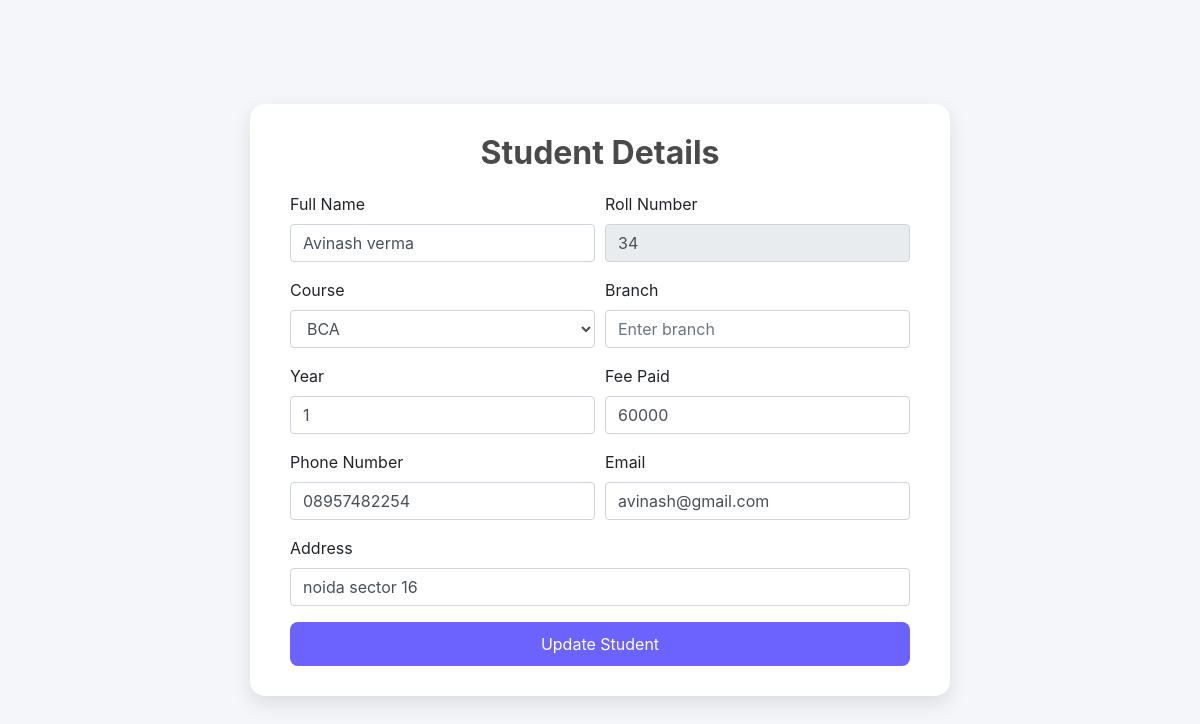
Page /student/edit/34 on the earlier database version.
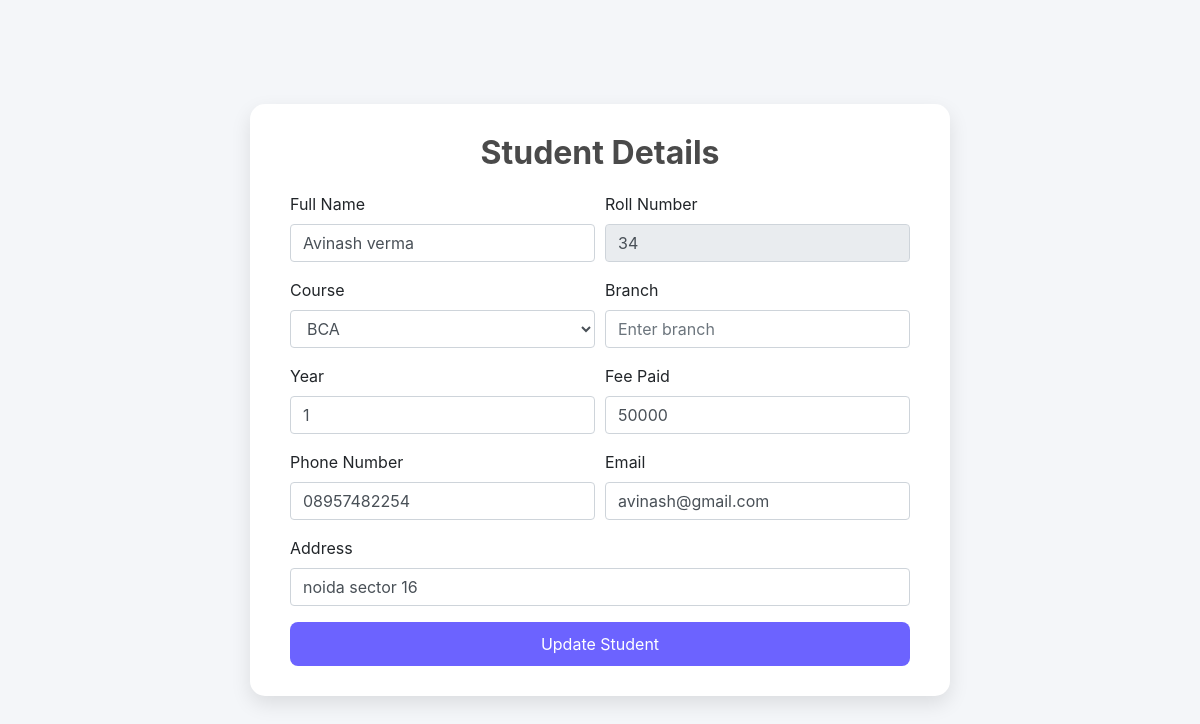
Same page on the later database version.
### student/models.py (models this page shows, shortened)
class students_records(models.Model):
    stu_id = models.IntegerField(primary_key=True)
    name = models.CharField(max_length=50, blank=True)
    course = models.CharField(max_length=10, blank=True)
    branch = models.CharField(max_length=20, blank=True)  # Add this
    year = models.IntegerField(default=1)                 # Add this
    address = models.CharField(max_length=100, blank=True)
    contact = models.CharField(max_length=15, blank=True)
    email = models.EmailField(max_length=255, blank=True)
    fee_status = models.CharField(max_length=10, default='Paid')  # Paid / Pending / Overdue
    fee_paid=models.IntegerField(null=False,blank=True,default=0)
    fee_total=models.IntegerField(default=80000)
    pending_fee=models.IntegerField(default=0)

### student/views.py (the view, shortened to what this page needs)
# urls.py: path("student/edit/<str:student_id>", student_views.edit_student, name="edit_student"),
def edit_student(request, student_id):
    student = get_object_or_404(students_records, stu_id=student_id)
    return render(request, 'add_student.html', {
        'title': 'Edit Student',
        'button_text': 'Update Student',
        'student': student
    })

### templates/add_student.html (shortened to what this page needs)
<!DOCTYPE html>
<html lang="en">
<head>
    <link rel="stylesheet" href="https://stackpath.bootstrapcdn.com/bootstrap/4.5.2/css/bootstrap.min.css">
</head>
<body>
<div class="form-container">
    <h2>Student Details</h2>
    <form method="post">
        <div class="form-row">
            <div class="form-group col-md-6">
                <label for="fullname">Full Name</label>
                <input type="text" id="fullname" class="form-control" placeholder="Enter full name" value="{{ student.name|default:'' }}" required name="fullname">
            </div>
            <div class="form-group col-md-6">
                <label for="rollno">Roll Number</label>
                <input type="text" id="rollno" class="form-control" placeholder="Enter roll number" value="{{ student.stu_id|default:'' }}" {% if student %}readonly{% endif %} required name="rollno">
            </div>
        </div>
        <div class="form-row">
            <div class="form-group col-md-6">
                <label for="course">Course</label>
                <select id="course" class="form-control" required name="course">
                    <option value="BCA" {% if student.course == 'BCA' %}selected{% endif %}>BCA</option>
                </select>
            </div>
            <div class="form-group col-md-6">
                <label for="branch">Branch</label>
                <input type="text" id="branch" class="form-control" placeholder="Enter branch" value="{{ student.branch|default:'' }}" name="branch">
            </div>
        </div>
        <div class="form-row">
            <div class="form-group col-md-6">
                <label for="year">Year</label>
                <input type="number" id="year" class="form-control" placeholder="Enter year" value="{{ student.year|default:'1' }}" name="year" min="1" max="5">
            </div>
            <div class="form-group col-md-6">
                <label for="fee_paid">Fee Paid</label>
                <input type="number" id="fee_paid" class="form-control" placeholder="Enter paid fee" value="{{ student.fee_paid|default:'0' }}" required name="fee_paid" min="0" step="1">
            </div>
        </div>
        <div class="form-row">
            <div class="form-group col-md-6">
                <label for="phone">Phone Number</label>
                <input type="tel" id="phone" class="form-control" placeholder="Enter phone number" value="{{ student.contact|default:'' }}" name="phone" required>
            </div>
            <div class="form-group col-md-6">
                <label for="email">Email</label>
                <input type="email" id="email" class="form-control" placeholder="Enter email address" value="{{ student.email|default:'' }}" name="email" required>
            </div>
        </div>
        <div class="form-group">
            <label for="address">Address</label>
            <input type="text" id="address" class="form-control" placeholder="Enter address" value="{{ student.address|default:'' }}" name="address" required>
        </div>
        <button type="submit" class="btn btn-primary">{{ button_text|default:'Save' }}</button>
    </form>
</div>
</body>
</html>

Differences in the rows shown:
changed students_records "Avinash verma": fee_paid "60000" → "50000"
